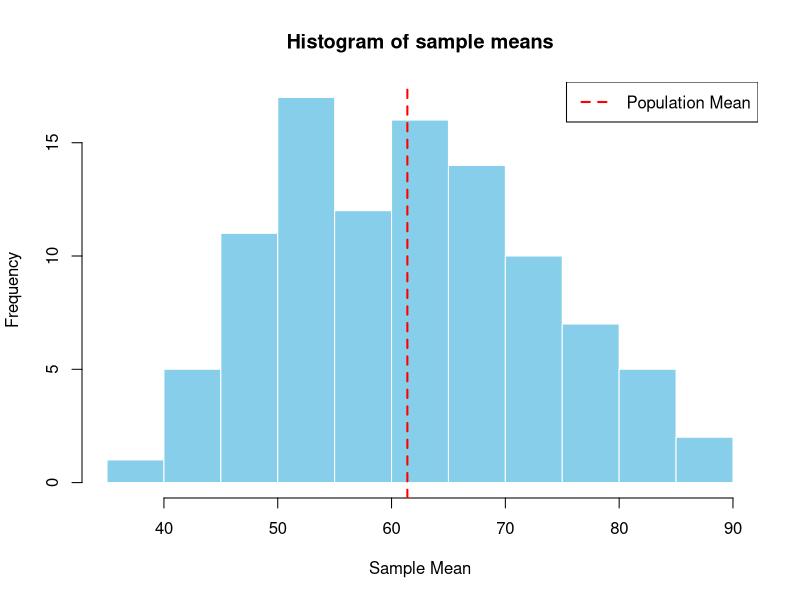

Write R code to recreate this figure.

#for reproducibility
set.seed(42)

#generate 30 random scores
scores <- runif(30, min = 0, max=100)

#creating 100 samples
samples <- replicate(100, sample(scores, size = 5, replace = FALSE))

#generate the sample means
sample_means <- apply(samples, 2, mean)

#print first 10 sample means
print(sample_means[1:10])

#plot histogram
hist(sample_means, main = "Histogram of sample means",
    xlab = "Sample Mean",
    col = "skyblue",
    border = "white",
    breaks = 10)

#get population mean, SD and SE
population_mean <- mean(scores)
population_sd <- sd(scores)
population_se <- population_sd/sqrt(length(scores))

cat("population mean: ", population_mean, "\n")
cat("population SD: ", population_sd, "\n")
cat("population SE: ", population_se, "\n")

#displays the population mean on the histogram
abline(v = population_mean, col = "red", lwd = 2, lty =2)
legend("topright", legend = c("Population Mean"), col= c("red"), lty = c(2), lwd = c(2))